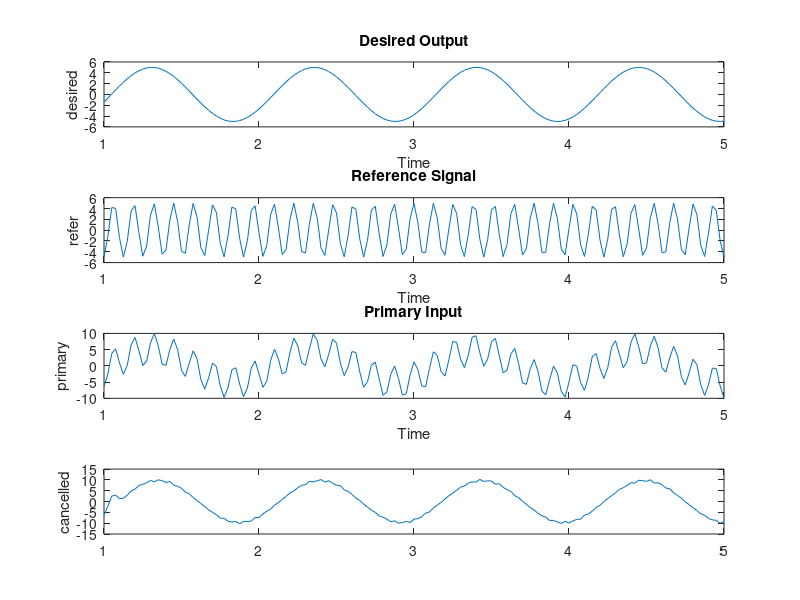

Write MATLAB code to recreate this figure.
% Adaptive Noise Cancellation Algorithm
% by Mahekkumar Maynkkumar Pavthawala
% EE 254 | Adaptive Signal Processing
% San Jose State University 2021-2023
% Citation - MathWorks
% ----------------------------------------------------------------
clc;
close all;
clear all;

t=1:0.025:5;

desired=5*sin(2*3.*t); % Desired Output
 
noise=5*sin(2*50*3.*t); % Noise Signal
 
refer=5*sin(2*50*3.*t+ 3/20); % Reference Signal
 
primary=desired+noise; % Primary Signal
 
subplot(4,1,1);
plot(t,desired);
title('Desired Output')
xlabel('Time')
ylabel('desired');
 
subplot(4,1,2);
plot(t,refer);
title('Reference Signal')
xlabel('Time')
ylabel('refer'); 
 
subplot(4,1,3);
plot(t,primary);
title('Primary Input')
xlabel('Time')
ylabel('primary');
 
order=8;
mu=0.005;
n=length(primary)
delayed=zeros(1,order);
adap=zeros(1,order);
cancelled=zeros(1,n);
 
for k=1:n,
    delayed(1)=refer(k);
    y=delayed*adap';
    cancelled(k)=primary(k)-y;
    adap = adap + 2*mu*cancelled(k) .* delayed;
    delayed(2:order)=delayed(1:order-1);
end
 
subplot(4,1,4);
plot(t,cancelled);
ylabel('cancelled');